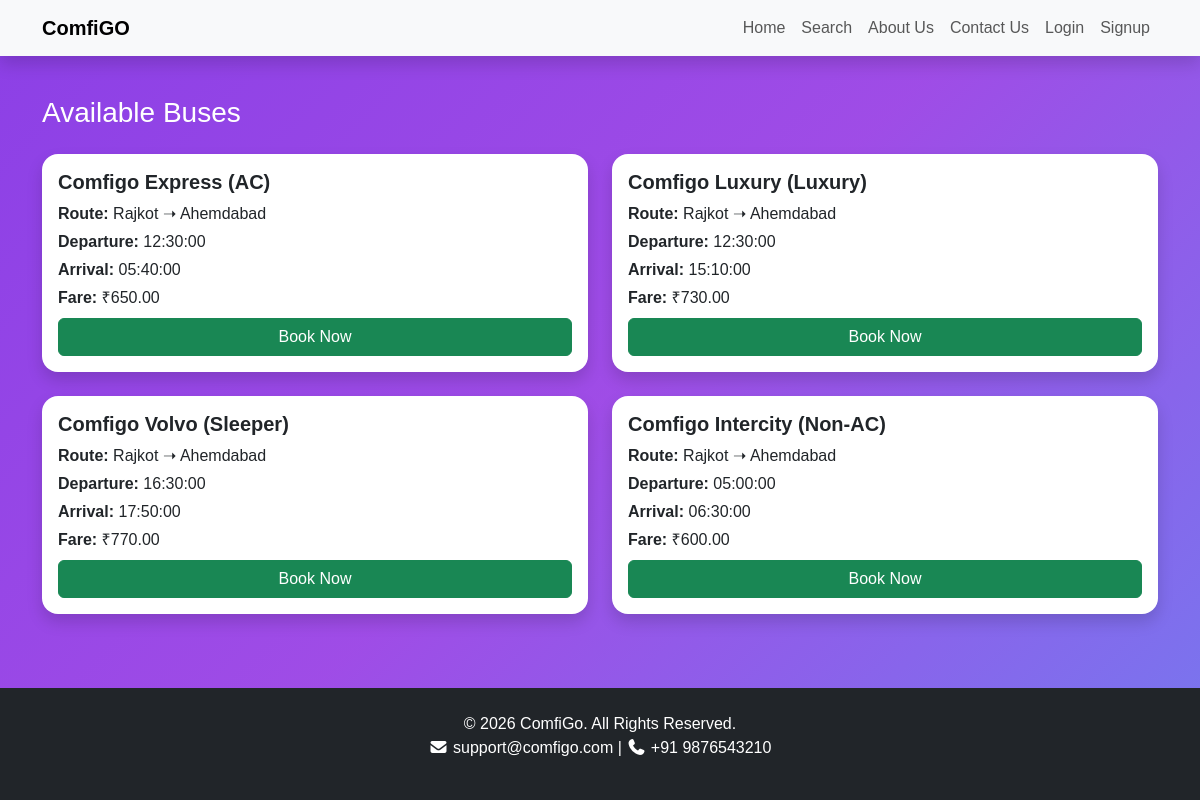
/search.php?from=Rajkot&to=Ahemdabad&date=2026-06-18, run on the app's committed database.
### tables this page shows
CREATE TABLE `schedules` (
  `schedule_id` int(11) NOT NULL,
  `bus_id` int(11) NOT NULL,
  `route_id` int(11) NOT NULL,
  `travel_date` date NOT NULL,
  `departure_time` time NOT NULL,
  `arrival_time` time NOT NULL,
  `fare` decimal(10,2) NOT NULL
);

CREATE TABLE `buses` (
  `bus_id` int(11) NOT NULL,
  `bus_name` varchar(100) NOT NULL,
  `bus_type` enum('AC','Non-AC','Sleeper','Semi-Sleeper','Luxury') DEFAULT 'Non-AC',
  `total_seats` int(11) NOT NULL,
  `created_at` timestamp NOT NULL DEFAULT current_timestamp()
);

CREATE TABLE `routes` (
  `route_id` int(11) NOT NULL,
  `source_city` varchar(100) NOT NULL,
  `destination_city` varchar(100) NOT NULL,
  `distance_km` int(11) DEFAULT NULL,
  `duration` time DEFAULT NULL
);

### search.php (the view)
<?php
include 'db.php';
include 'header.php';
$from = isset($_GET['from']) ? $_GET['from'] : '';
$to   = isset($_GET['to']) ? $_GET['to'] : '';
$date = isset($_GET['date']) ? $_GET['date'] : date("Y-m-d");
?>
<main>
<section class="py-5 mt-5">
  <div class="container">
    <h3 class="mb-4">Available Buses</h3>
    <?php
    if ($from && $to) {
        $sql = "SELECT s.schedule_id, s.departure_time, s.arrival_time, s.fare,
                       b.bus_name, b.bus_type, b.total_seats,
                       r.source_city, r.destination_city
                FROM schedules s
                JOIN buses b ON s.bus_id = b.bus_id
                JOIN routes r ON s.route_id = r.route_id
                WHERE r.source_city LIKE '%$from%' AND r.destination_city LIKE '%$to%'";
        $result = $conn->query($sql);
        if ($result->num_rows > 0) {
            echo '<div class="row g-4">';
            while ($row = $result->fetch_assoc()) {
                echo '
                <div class="col-md-6">
                  <div class="card shadow border-0 rounded-4 h-100">
                    <div class="card-body">
                      <h5 class="fw-bold">'.$row['bus_name'].' ('.$row['bus_type'].')</h5>
                      <p class="mb-1"><strong>Route:</strong> '.$row['source_city'].' ➝ '.$row['destination_city'].'</p>
                      <p class="mb-1"><strong>Departure:</strong> '.$row['departure_time'].'</p>
                      <p class="mb-1"><strong>Arrival:</strong> '.$row['arrival_time'].'</p>
                      <p class="mb-2"><strong>Fare:</strong> ₹'.$row['fare'].'</p>
                      <a href="book.php?schedule_id='.$row['schedule_id'].'&date='.$date.'" class="btn btn-success w-100">
                        Book Now
                      </a>
                    </div>
                  </div>
                </div>
                ';
            }
            echo '</div>';
        } else {
            echo '<div class="alert alert-warning">No buses found for this route.</div>';
        }
    } else {
        echo '<div class="alert alert-info">Please enter your journey details.</div>';
    }
    ?>
  </div>
</section>
  </main>
<?php include 'footer.php'; ?>

### css/style.css (style rules this page uses)
html, body { height: 100%; margin: 0; }
main { flex: 1; display: flex; flex-direction: column; }
body { font-family: 'Poppins', sans-serif; background: linear-gradient(135deg, rgba(74,0,224,0.85), rgba(142,45,226,0.85), rgba(0,198,255,0.85)); background-size: cover; background-position: center; background-attachment: fixed; background-blend-mode: overlay; background-size: 300% 300%; animation: gradientBG 12s ease infinite; color: #fff; margin: 0; padding: 0; display: flex; flex-direction: column; min-height: 100vh; }

### data on the page
schedules: bus.bus_name "Comfigo Express", bus.bus_type "AC", route.source_city "Rajkot", route.destination_city "Ahemdabad", departure_time "12:30:00", arrival_time "05:40:00", fare "650.00"
schedules: bus.bus_name "Comfigo Luxury", bus.bus_type "Luxury", route.source_city "Rajkot", route.destination_city "Ahemdabad", departure_time "12:30:00", arrival_time "15:10:00", fare "730.00"
schedules: bus.bus_name "Comfigo Volvo", bus.bus_type "Sleeper", route.source_city "Rajkot", route.destination_city "Ahemdabad", departure_time "16:30:00", arrival_time "17:50:00", fare "770.00"
schedules: bus.bus_name "Comfigo Intercity", bus.bus_type "Non-AC", route.source_city "Rajkot", route.destination_city "Ahemdabad", departure_time "05:00:00", arrival_time "06:30:00", fare "600.00"
